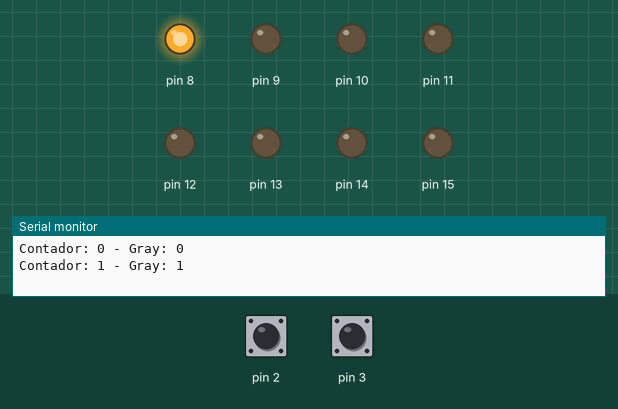
Recording of a sketch running on a simulated Arduino Uno, built with avr-gcc and run on an emulated ATmega328P. On the bench: output pins drawn as LEDs (lit = HIGH), the last lines printed to the serial monitor. The inputs (shaded band) are chosen by the test bench; at power-on: pin 2 HIGH, pin 3 HIGH.

Above: at 1.2 s.
1.3 s: pin 2 pulled LOW for 0.15 s
At 2.8 s:
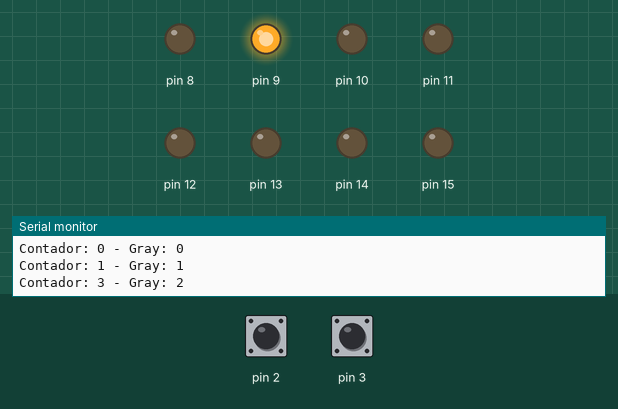
4.4 s: pin 2 pulled LOW for 1 s
At 6.8 s:
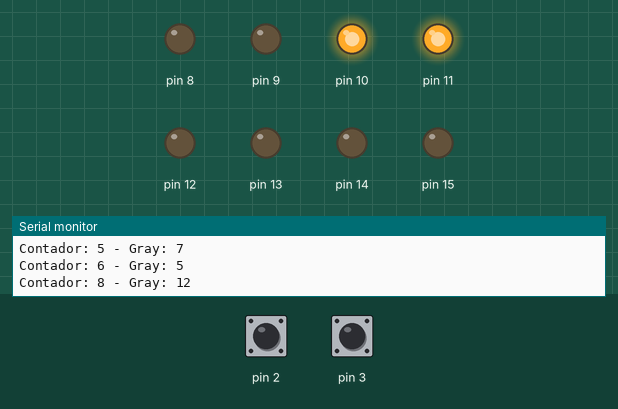
8.4 s: pin 2 pulled LOW for 0.15 s
At 9.8 s:
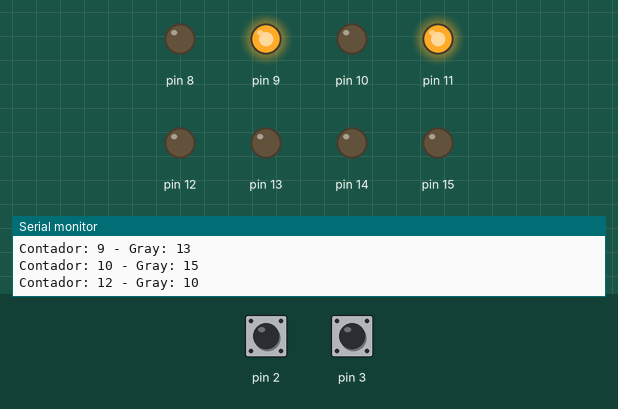
11.5 s: pin 2 pulled LOW for 3.2 s
At 16.4 s:
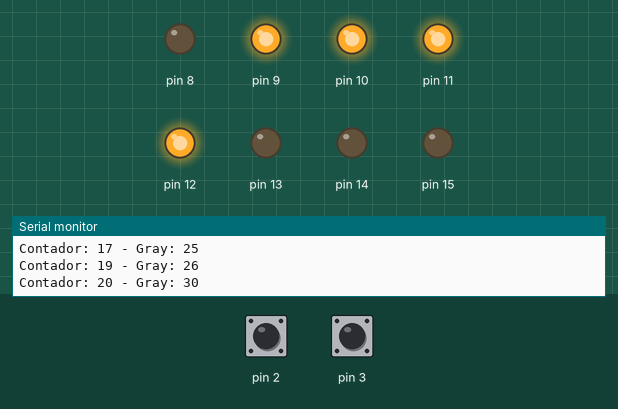
17.5 s: pin 2 pulled LOW for 0.15 s
At 18.8 s:
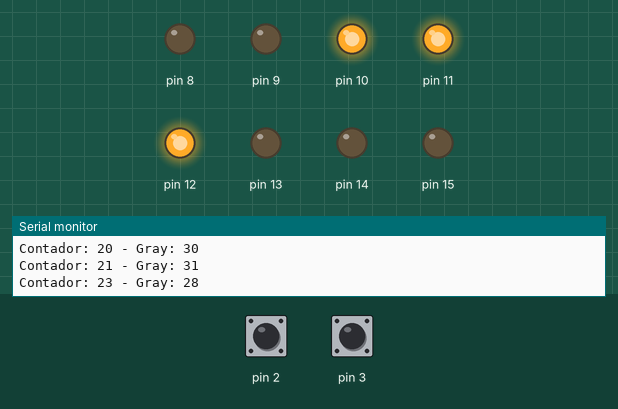
20.6 s: pin 2 pulled LOW for 1 s
At 22.3 s:
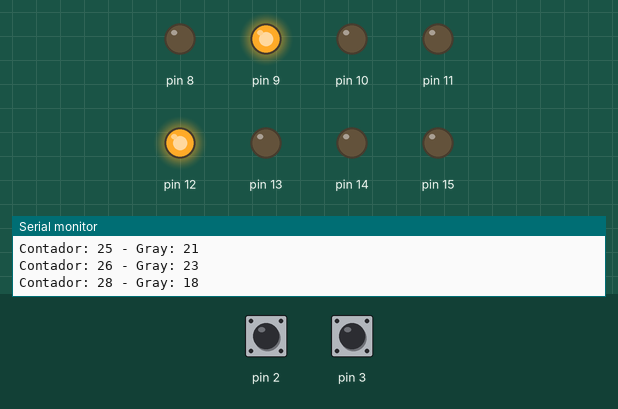
Timing chart, 0 to 28.5 s (numbered marks = the images above; inputs shaded):
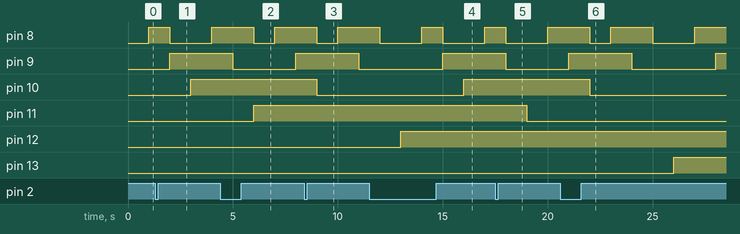

Measured:
- after the input at 1.3 s, pin 8: HIGH → LOW after 0.70 s instead of 1.7 s; pin 10: LOW → HIGH after 1.7 s instead of 2.7 s
- after the input at 4.4 s, pin 11: LOW → HIGH after 1.6 s instead of 2.6 s
- after the input at 8.4 s, pin 9: HIGH → LOW after 2.6 s; pin 10: HIGH → LOW after 0.60 s instead of 1.6 s
- after the input at 11.5 s, pin 10: LOW → HIGH after 4.5 s instead of 5.5 s
- after the input at 17.5 s, pin 8: HIGH → LOW after 0.51 s instead of 1.5 s; pin 11: HIGH → LOW after 1.5 s instead of 2.5 s
- after the input at 20.6 s, pin 10: HIGH → LOW after 1.4 s instead of 2.4 s; pin 13: LOW → HIGH after 5.4 s instead of 6.4 s

The sketch:

prova123.ino
```cpp
volatile int count, somar, decrementar = 0;
unsigned long lastDebounceTime = 0;
const unsigned long debounceDelay = 500; // 500 ms debounce

ISR(INT0_vect) {
  if (PIND & (1 << PD2)) {  // Confirma borda de subida
    somar = 1;
  }
}

ISR(INT1_vect) {
   if (PIND & (1 << PD3)) { // Confirma borda de subida
    decrementar = 1;
  }
}

//ISR( TIMER0_OVF_vect ){
  //count++;
//}

uint8_t conversor(uint8_t bin)
{
  return bin ^ (bin >> 1);
}

void setup()
{
  Serial.begin(115200); // serial

  DDRB |= 0x3F;                   // PB0–PB5 como saída
  DDRC |= 0x03;                   // PD0 e PD1 como saída
  DDRD &= ~((1 << 2) | (1 << 3)); // PD2 e PD3 como entrada

  PORTB &= ~(0x3F);
  PORTC &= ~(0x3);
  PORTD |= (1 << 2) | (1 << 3);   // Pull-up em PD2 e PD3

  EICRA = ((1 << ISC01) | (1 << ISC00)|(1 << ISC11) | (1 << ISC10));  // (EICRA XXXX_1111) // mudança em borda de subida 0B = 11
  EIMSK |= ((1 << INT0) | (1 << INT1)); // INT0 e INT1  activate

  //TCCR0A = 0b00000000; // TC0 (normal operating)
  //TCCR0B = 0b00000010; // TC0 with prescaler 8. Overflow every 128us = 256/(16Mhz/8)
  //TIMSK0 = 0b00000001; // Enabling interrupt TC0 escreve 1 quando tem interrupção

  sei(); // habilita interrupções globais
}

void loop()
{
  unsigned long now = millis(); // tentando resolver debounce

  if (somar && (now - lastDebounceTime > debounceDelay)) { // tentando resolver debounce
    count++;
    somar = 0;
    lastDebounceTime = now;
  }

  if (decrementar && (now - lastDebounceTime > debounceDelay)) { // tentando resolver debounce
    count--;
    decrementar = 0;
    lastDebounceTime = now;
  }

  uint8_t gray = conversor(count);

  PORTB = (gray & 0x3F);                          // bits 0–5 para PB0–PB5
  PORTC = (PORTC & ~0x03) | ((gray >> 6) & 0x03); // bits 6–7 para PD0–PD1

  Serial.print("Contador: ");
  Serial.print(count);
  Serial.print(" - Gray: ");
  Serial.println(gray);

  if (somar){
    count ++;
    somar = 0;
    }
  else if (decrementar){
    count --;
    decrementar = 0;
    } else {
      count++;
      _delay_ms(1000);

    }

}
```
